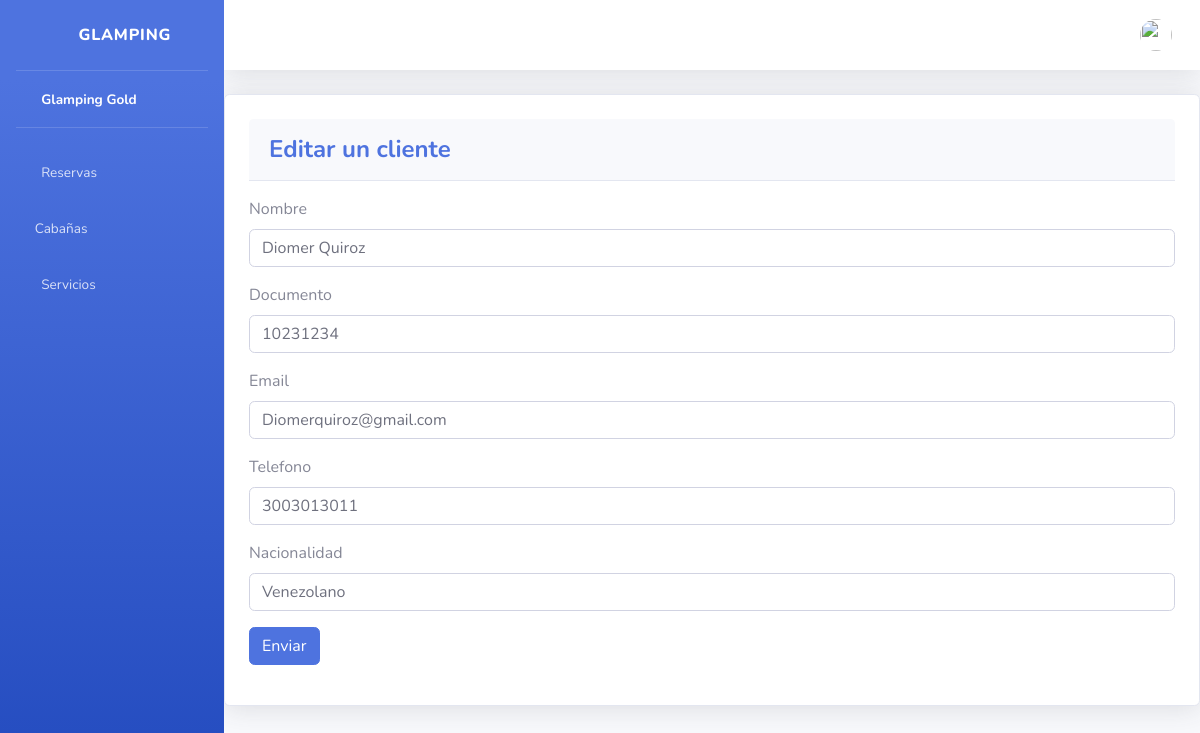
The app's page /clientes/edit/1/, older data.
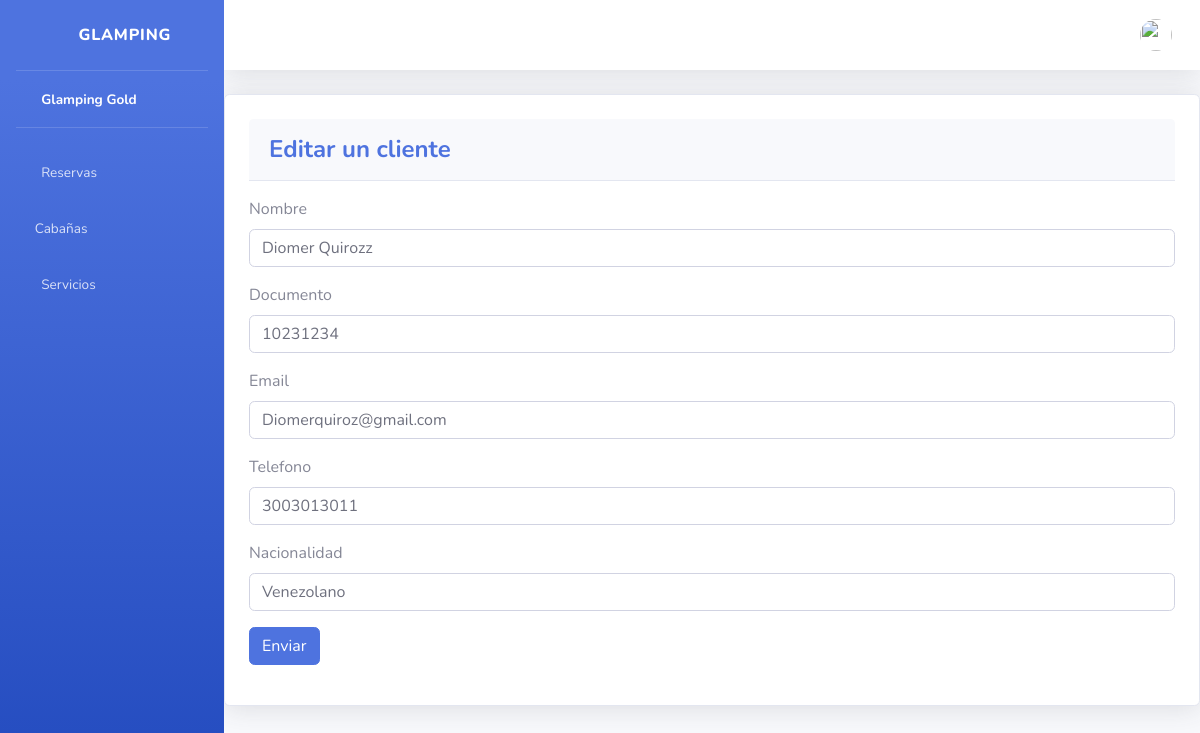
The same page, newer data.
### cliente/models.py (models this page shows, shortened)
class Cliente(models.Model):
    nombre = models.CharField(max_length=255)
    documento = models.IntegerField(unique=True)
    email = models.CharField(max_length=50, unique=True)
    telefone = models.IntegerField(unique=True)
    nacionalidad = models.CharField(max_length=255)
    status = models.BooleanField(default=True)

### cliente/views.py (the view, shortened to what this page needs)
# urls.py: path('edit/<int:cliente_id>/', views.edit_cliente, name='edit_cliente'),
def edit_cliente(request, cliente_id):
    cliente = Cliente.objects.get(pk=cliente_id)
    form = ClienteForm(request.POST or None, instance=cliente)
    return render(request, 'cliente/editar.html', {'form': form})

### cliente/forms.py
class ClienteForm(forms.ModelForm):
    class Meta:
        model = Cliente
        fields = "__all__"
        exclude = ['status']
        labels = {
           'nombre': 'Nombre',
           'documento': 'Documento',
           'email': 'Email',
           'telefone': 'Telefono',
           'nacionalidad': 'Nacionalidad',
        }
        widgets = {
            'nombre': forms.TextInput(attrs={'placeholder': 'Ingrese el nombre'}),
            'documento': forms.TextInput(attrs={'placeholder': 'Ingrese el documento'}),
            'email': forms.EmailInput(attrs={'placeholder': 'Ingrese el correo'}),
            'telefone': forms.TextInput(attrs={'placeholder': 'Ingrese el telefono'}),
            'nacionalidad': forms.TextInput(attrs={'placeholder': 'Ingrese la nacionalidad'}),
        }

### templates/cliente/editar.html
{% extends 'base.html' %}
{% block content %}
<div class="card shadow mb-4 p-4 ">
    <div class="card-header py-3 mb-3">
        <h4 class="m-0 font-weight-bold text-primary">Editar un cliente</h4>
    </div>
    {% include 'cliente/form.html' %}
</div>
{% endblock %}

### templates/cliente/form.html (shortened to what this page needs)
<form action="" method="POST">
    {% for field in form %}
    <div class="mb-3">
      <label for="" class="form-label">{{field.label}}</label>
      <input type="{{field.field.widget.input_type}}"
        class="form-control" name="{{field.name}}" id="" aria-describedby="helpId" placeholder="{{field.field.widget.attrs.placeholder}}"
        value="{{field.value | default:'' }}"
        >
    </div>
    {% endfor %}
    <button type="submit" class="btn btn-primary">Enviar</button>
</form>

Row changes from the older to the newer data that the page shows:
changed Cliente "Diomerquiroz@gmail.com": nombre "Diomer Quiroz" → "Diomer Quirozz"
